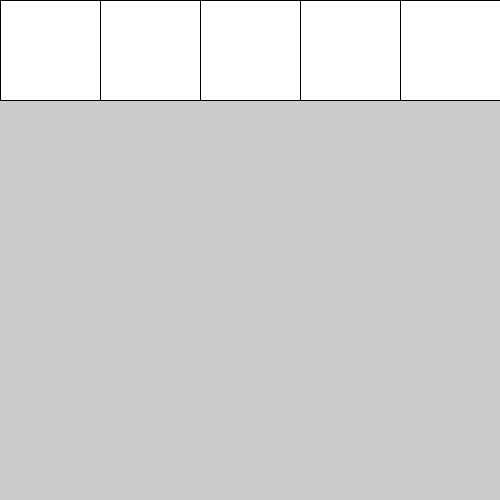
Frame 1 (no input)
Frame 60 (the mouse pressed at the canvas centre just before this capture): identical to frame 1, image omitted
Frame 120 (the mouse held since frame 60 and released just before this capture): identical to frame 1, image omitted

The Processing sketch that drew this single still picture (run headless with seeded random() and noise(); from frame 60 on, the mouse is pressed at the canvas centre):

// Processing sketch: D2
// ── D2.pde
void setup(){
  size(500,500);
  //for (int i = 0; i < 10; i++){
  //  int number = i + 1;
  //  println("我吃了第" + number + "胡萝卜");
  //}
  
  //println("我吃饱了");
}

void draw(){ 
  
  
  for (int i = 0; i < 5; i++){
    rect(i*100,  0, 100, 100);
  }
}
